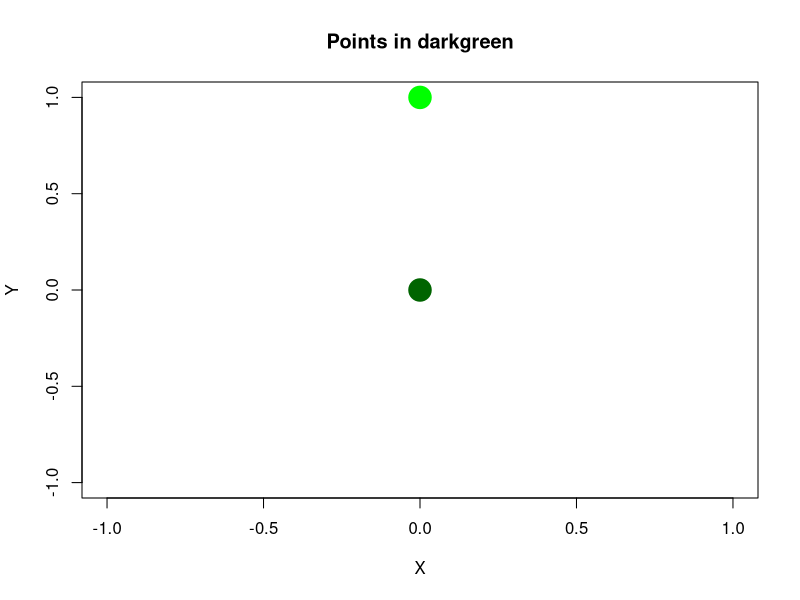

This chart was generated by the following R code:
col <- "darkgreen" # the color you want

# Save to PNG file
png("point_plot.png", width = 600, height = 600)

# First point
plot(0, 0,
    col = col, # use your chosen color
    pch = 19, # filled circle
    cex = 3,
    xlim = c(-1, 1),
    ylim = c(-1, 1),
    xlab = "X",
    ylab = "Y",
    main = paste("Points in", col)
)

# Add second point
points(0, 1,
    col = "green", # use your chosen color
    pch = 19,
    cex = 3
)

# dev.off()
